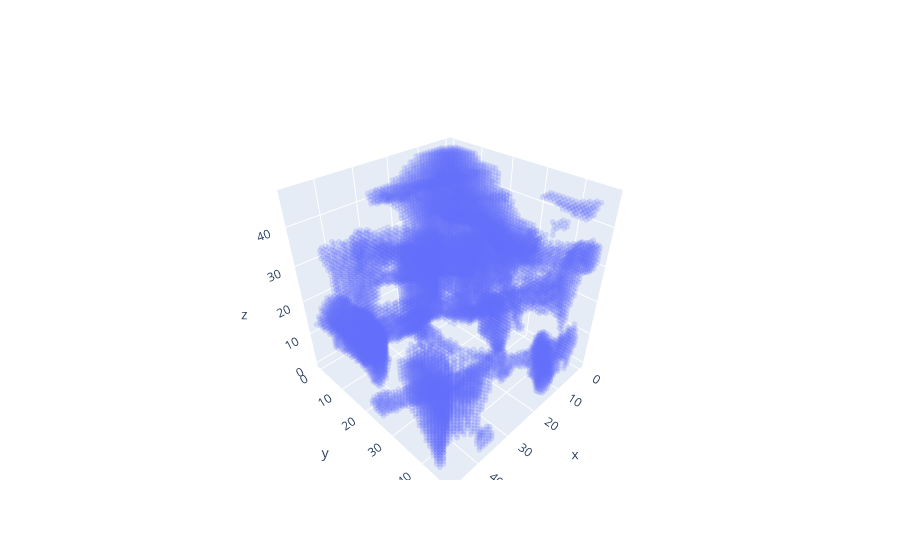

Notebook code cell kept with this figure:
### Code cell
x, y, z = np.where(example < 0)
fig = go.Figure(data=[go.Scatter3d(x=x, y=y, z=z, opacity=0.2, mode='markers', marker=dict(size=2))])
fig.update_layout(scene=dict(aspectratio=dict(x=1, y=1, z=1), aspectmode='manual'))
fig.show()
print(example.shape)

### Figure 1 — Plotly figure (JSON) as saved in the notebook; plotly's stock layout.template omitted (floating-point values rounded to 4 significant figures; data arrays with more than 128 entries replaced by an {"elided": "..."} marker saying what was removed)
{"data": [{"marker": {"size": 2}, "mode": "markers", "opacity": 0.2, "type": "scatter3d", "x": {"elided": "21058 int values"}, "y": {"elided": "21058 int values"}, "z": {"elided": "21058 int values"}}], "layout": {"scene": {"aspectmode": "manual", "aspectratio": {"x": 1, "y": 1, "z": 1}}}}
